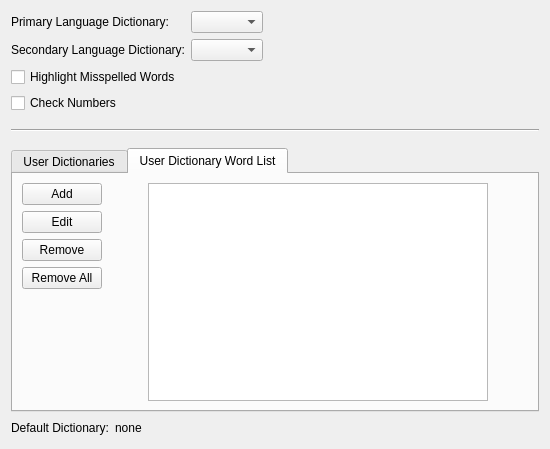
<?xml version="1.0" encoding="UTF-8"?>
<ui version="4.0">
 <class>SpellCheckWidget</class>
 <widget class="QWidget" name="SpellCheckWidget">
  <property name="geometry">
   <rect>
    <x>0</x>
    <y>0</y>
    <width>550</width>
    <height>449</height>
   </rect>
  </property>
  <property name="windowTitle">
   <string>Spellcheck Dictionaries</string>
  </property>
  <layout class="QVBoxLayout" name="verticalLayout_5">
   <item>
    <layout class="QGridLayout" name="gridLayout">
     <item row="0" column="0">
      <widget class="QLabel" name="dict_label">
       <property name="text">
        <string>Primary Language Dictionary:</string>
       </property>
      </widget>
     </item>
     <item row="0" column="1">
      <widget class="QComboBox" name="dictionaries">
       <property name="sizePolicy">
        <sizepolicy hsizetype="Preferred" vsizetype="Fixed">
         <horstretch>0</horstretch>
         <verstretch>0</verstretch>
        </sizepolicy>
       </property>
       <property name="focusPolicy">
        <enum>Qt::StrongFocus</enum>
       </property>
      </widget>
     </item>
     <item row="0" column="2">
      <spacer name="horizontalSpacer">
       <property name="orientation">
        <enum>Qt::Horizontal</enum>
       </property>
       <property name="sizeHint" stdset="0">
        <size>
         <width>40</width>
         <height>20</height>
        </size>
       </property>
      </spacer>
     </item>
     <item row="1" column="0">
      <widget class="QLabel" name="dict_label2d">
       <property name="text">
        <string>Secondary Language Dictionary:</string>
       </property>
      </widget>
     </item>
     <item row="1" column="1">
      <widget class="QComboBox" name="dictionaries2d">
       <property name="sizePolicy">
        <sizepolicy hsizetype="Preferred" vsizetype="Fixed">
         <horstretch>0</horstretch>
         <verstretch>0</verstretch>
        </sizepolicy>
       </property>
       <property name="focusPolicy">
        <enum>Qt::StrongFocus</enum>
       </property>
      </widget>
     </item>
     <item row="1" column="2">
      <spacer name="horizontalSpacer2d">
       <property name="orientation">
        <enum>Qt::Horizontal</enum>
       </property>
       <property name="sizeHint" stdset="0">
        <size>
         <width>40</width>
         <height>20</height>
        </size>
       </property>
      </spacer>
     </item>
     <item row="2" column="0" colspan="2">
      <widget class="QCheckBox" name="HighlightMisspelled">
       <property name="focusPolicy">
        <enum>Qt::StrongFocus</enum>
       </property>
       <property name="toolTip">
        <string>Highlight misspelled words in Code View.</string>
       </property>
       <property name="text">
        <string>Highlight Misspelled Words</string>
       </property>
      </widget>
     </item>
     <item row="2" column="2">
      <spacer name="horizontalSpacer_4">
       <property name="orientation">
        <enum>Qt::Horizontal</enum>
       </property>
       <property name="sizeHint" stdset="0">
        <size>
         <width>40</width>
         <height>20</height>
        </size>
       </property>
      </spacer>
     </item>
     <item row="3" column="0" colspan="2">
      <widget class="QCheckBox" name="CheckNumbers">
       <property name="focusPolicy">
        <enum>Qt::StrongFocus</enum>
       </property>
       <property name="toolTip">
        <string>Check words with numbers in them.</string>
       </property>
       <property name="text">
        <string>Check Numbers</string>
       </property>
      </widget>
     </item>
     <item row="3" column="2">
      <spacer name="horizontalSpacer_3">
       <property name="orientation">
        <enum>Qt::Horizontal</enum>
       </property>
       <property name="sizeHint" stdset="0">
        <size>
         <width>40</width>
         <height>20</height>
        </size>
       </property>
      </spacer>
     </item>
    </layout>
   </item>
   <item>
    <spacer name="verticalSpacer_4">
     <property name="orientation">
      <enum>Qt::Vertical</enum>
     </property>
     <property name="sizeType">
      <enum>QSizePolicy::Maximum</enum>
     </property>
     <property name="sizeHint" stdset="0">
      <size>
       <width>20</width>
       <height>10</height>
      </size>
     </property>
    </spacer>
   </item>
   <item>
    <widget class="Line" name="line">
     <property name="sizePolicy">
      <sizepolicy hsizetype="Preferred" vsizetype="Fixed">
       <horstretch>0</horstretch>
       <verstretch>0</verstretch>
      </sizepolicy>
     </property>
     <property name="orientation">
      <enum>Qt::Horizontal</enum>
     </property>
    </widget>
   </item>
   <item>
    <spacer name="verticalSpacer_3">
     <property name="orientation">
      <enum>Qt::Vertical</enum>
     </property>
     <property name="sizeType">
      <enum>QSizePolicy::Maximum</enum>
     </property>
     <property name="sizeHint" stdset="0">
      <size>
       <width>20</width>
       <height>10</height>
      </size>
     </property>
    </spacer>
   </item>
   <item>
    <widget class="QTabWidget" name="spellTabWidget">
     <property name="focusPolicy">
      <enum>Qt::StrongFocus</enum>
     </property>
     <property name="currentIndex">
      <number>1</number>
     </property>
     <widget class="QWidget" name="dictTab">
      <attribute name="title">
       <string>User Dictionaries</string>
      </attribute>
      <layout class="QVBoxLayout" name="verticalLayout_2">
       <item>
        <layout class="QGridLayout" name="gridLayout_3" columnstretch="0,0,2,0">
         <item row="0" column="0">
          <layout class="QVBoxLayout" name="verticalLayout_3">
           <item>
            <widget class="QPushButton" name="addUserDict">
             <property name="focusPolicy">
              <enum>Qt::StrongFocus</enum>
             </property>
             <property name="text">
              <string>Add</string>
             </property>
            </widget>
           </item>
           <item>
            <widget class="QPushButton" name="renameUserDict">
             <property name="focusPolicy">
              <enum>Qt::StrongFocus</enum>
             </property>
             <property name="text">
              <string>Rename</string>
             </property>
            </widget>
           </item>
           <item>
            <widget class="QPushButton" name="copyUserDict">
             <property name="focusPolicy">
              <enum>Qt::StrongFocus</enum>
             </property>
             <property name="text">
              <string>Copy</string>
             </property>
            </widget>
           </item>
           <item>
            <widget class="QPushButton" name="removeUserDict">
             <property name="focusPolicy">
              <enum>Qt::StrongFocus</enum>
             </property>
             <property name="toolTip">
              <string>Remove the selected dictionary.

You cannot remove the last dictionary.</string>
             </property>
             <property name="text">
              <string>Remove</string>
             </property>
            </widget>
           </item>
           <item>
            <layout class="QHBoxLayout" name="horizontalLayout_2"/>
           </item>
           <item>
            <spacer name="verticalSpacer_2">
             <property name="orientation">
              <enum>Qt::Vertical</enum>
             </property>
             <property name="sizeHint" stdset="0">
              <size>
               <width>20</width>
               <height>40</height>
              </size>
             </property>
            </spacer>
           </item>
          </layout>
         </item>
         <item row="0" column="1">
          <spacer name="horizontalSpacer_5">
           <property name="orientation">
            <enum>Qt::Horizontal</enum>
           </property>
           <property name="sizeHint" stdset="0">
            <size>
             <width>40</width>
             <height>20</height>
            </size>
           </property>
          </spacer>
         </item>
         <item row="0" column="2">
          <widget class="QTableView" name="userDictList">
           <property name="toolTip">
            <string>Mark which dictionaries are enabled for
spell checking.

Select a dictionary to display its words,
and to make it the default dictionary.</string>
           </property>
          </widget>
         </item>
         <item row="0" column="3">
          <spacer name="horizontalSpacer_6">
           <property name="orientation">
            <enum>Qt::Horizontal</enum>
           </property>
           <property name="sizeHint" stdset="0">
            <size>
             <width>40</width>
             <height>20</height>
            </size>
           </property>
          </spacer>
         </item>
        </layout>
       </item>
      </layout>
     </widget>
     <widget class="QWidget" name="listTab">
      <attribute name="title">
       <string>User Dictionary Word List</string>
      </attribute>
      <layout class="QVBoxLayout" name="verticalLayout_4">
       <item>
        <layout class="QGridLayout" name="gridLayout_2" columnstretch="0,0,2,0">
         <item row="0" column="0">
          <layout class="QVBoxLayout" name="verticalLayout">
           <item>
            <widget class="QPushButton" name="addUserWords">
             <property name="focusPolicy">
              <enum>Qt::StrongFocus</enum>
             </property>
             <property name="toolTip">
              <string>Enter or paste words to add to the dictionary.
Words can be separated by lines, commas, or spaces.</string>
             </property>
             <property name="text">
              <string>Add</string>
             </property>
            </widget>
           </item>
           <item>
            <widget class="QPushButton" name="editWord">
             <property name="focusPolicy">
              <enum>Qt::StrongFocus</enum>
             </property>
             <property name="text">
              <string>Edit</string>
             </property>
            </widget>
           </item>
           <item>
            <widget class="QPushButton" name="removeWord">
             <property name="focusPolicy">
              <enum>Qt::StrongFocus</enum>
             </property>
             <property name="text">
              <string>Remove</string>
             </property>
            </widget>
           </item>
           <item>
            <widget class="QPushButton" name="removeAll">
             <property name="focusPolicy">
              <enum>Qt::StrongFocus</enum>
             </property>
             <property name="text">
              <string>Remove All</string>
             </property>
            </widget>
           </item>
           <item>
            <spacer name="verticalSpacer">
             <property name="orientation">
              <enum>Qt::Vertical</enum>
             </property>
             <property name="sizeHint" stdset="0">
              <size>
               <width>20</width>
               <height>40</height>
              </size>
             </property>
            </spacer>
           </item>
          </layout>
         </item>
         <item row="0" column="1">
          <spacer name="horizontalSpacer_7">
           <property name="orientation">
            <enum>Qt::Horizontal</enum>
           </property>
           <property name="sizeHint" stdset="0">
            <size>
             <width>40</width>
             <height>20</height>
            </size>
           </property>
          </spacer>
         </item>
         <item row="0" column="2">
          <widget class="QListWidget" name="userWordList">
           <property name="selectionMode">
            <enum>QAbstractItemView::ExtendedSelection</enum>
           </property>
          </widget>
         </item>
         <item row="0" column="3">
          <spacer name="horizontalSpacer_8">
           <property name="orientation">
            <enum>Qt::Horizontal</enum>
           </property>
           <property name="sizeHint" stdset="0">
            <size>
             <width>40</width>
             <height>20</height>
            </size>
           </property>
          </spacer>
         </item>
        </layout>
       </item>
      </layout>
     </widget>
    </widget>
   </item>
   <item>
    <layout class="QHBoxLayout" name="horizontalLayout_6">
     <item>
      <widget class="QLabel" name="label_2">
       <property name="toolTip">
        <string>The default dictionary is used when you add words to the
default dictionary or use the shortcuts for Add Misspelled Words.</string>
       </property>
       <property name="text">
        <string>Default Dictionary:</string>
       </property>
      </widget>
     </item>
     <item>
      <widget class="QLabel" name="defaultUserDictionary">
       <property name="text">
        <string>none</string>
       </property>
      </widget>
     </item>
     <item>
      <spacer name="horizontalSpacer_2">
       <property name="orientation">
        <enum>Qt::Horizontal</enum>
       </property>
       <property name="sizeHint" stdset="0">
        <size>
         <width>40</width>
         <height>20</height>
        </size>
       </property>
      </spacer>
     </item>
    </layout>
   </item>
  </layout>
 </widget>
 <resources/>
 <connections/>
</ui>
